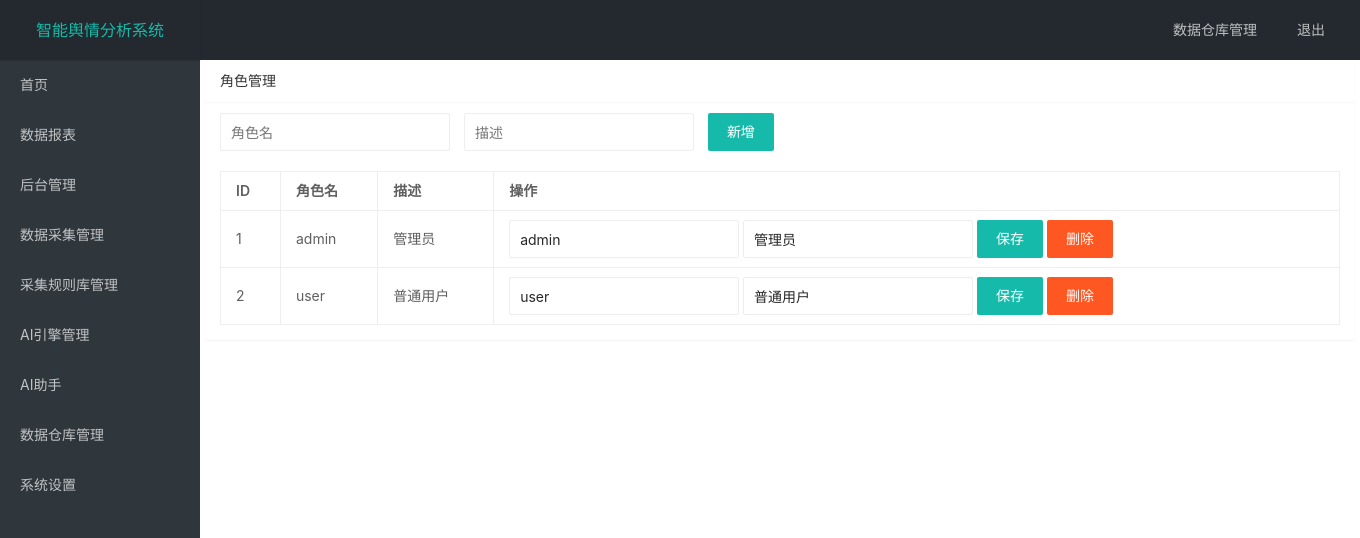
The page /admin/roles (signed in) on the database its author committed.
### tables this page shows
CREATE TABLE settings (
  id INTEGER PRIMARY KEY AUTOINCREMENT,
  app_name TEXT,
  logo_path TEXT
);

CREATE TABLE roles (
  id INTEGER PRIMARY KEY AUTOINCREMENT,
  name TEXT UNIQUE NOT NULL,
  description TEXT
);

### app/admin.py (the view, shortened to what this page needs)
@bp.route('/roles', methods=['GET','POST'])
@login_required
@role_required('admin')
def roles():
    db = get_db()
    roles = db.execute('SELECT id, name, description FROM roles').fetchall()
    return render_template('admin/roles.html', roles=roles)

### app/__init__.py (called while the page is built)
def create_app():
    app = Flask(__name__, static_folder='../static', template_folder='../templates')
    app.config['DATABASE'] = os.path.join(app.root_path, 'app.db')
    app.secret_key = os.environ.get('SECRET_KEY', 'dev')
    init_db(app)
    app.register_blueprint(bp)
    app.register_blueprint(auth_bp, url_prefix='/auth')
    app.register_blueprint(admin_bp, url_prefix='/admin')
    @app.context_processor
    def inject_settings():
        db = get_db()
        row = db.execute('SELECT app_name, logo_path FROM settings LIMIT 1').fetchone()
        return {
            'app_name': (row['app_name'] if row else '政企智能舆情分析报告生成'),
            'logo_path': (row['logo_path'] if row else None)
        }
    return app

### app/auth.py (called while the page is built)
def login_required(f):
    @wraps(f)
    def wrapped(*args, **kwargs):
        if not session.get('user_id'):
            return redirect(url_for('auth.login'))
        return f(*args, **kwargs)
    return wrapped

def role_required(role):
    def decorator(f):
        @wraps(f)
        def wrapped(*args, **kwargs):
            if session.get('role') != role:
                return redirect(url_for('main.index'))
            return f(*args, **kwargs)
        return wrapped
    return decorator

### app/db.py (called while the page is built)
def get_db():
    if 'db' not in g:
        g.db = sqlite3.connect(current_app.config['DATABASE'])
        g.db.row_factory = sqlite3.Row
    return g.db

### templates/admin/roles.html
{% extends 'base.html' %}
{% block content %}
<div class="layui-card">
  <div class="layui-card-header">角色管理</div>
  <div class="layui-card-body">
    <form class="layui-form" method="post">
      <div class="layui-form-item">
        <div class="layui-inline"><input type="text" name="name" placeholder="角色名" class="layui-input"></div>
        <div class="layui-inline"><input type="text" name="desc" placeholder="描述" class="layui-input"></div>
        <div class="layui-inline"><button class="layui-btn" lay-submit>新增</button></div>
      </div>
    </form>
    <table class="layui-table">
      <thead><tr><th>ID</th><th>角色名</th><th>描述</th><th>操作</th></tr></thead>
      <tbody>
        {% for r in roles %}
        <tr>
          <td>{{ r.id }}</td>
          <td>{{ r.name }}</td>
          <td>{{ r.description or '' }}</td>
          <td>
            <form class="layui-form" method="post" action="{{ url_for('admin.update_role', role_id=r.id) }}">
              <div class="layui-inline"><input type="text" name="name" value="{{ r.name }}" class="layui-input"></div>
              <div class="layui-inline"><input type="text" name="desc" value="{{ r.description or '' }}" class="layui-input"></div>
              <div class="layui-inline"><button class="layui-btn" lay-submit>保存</button></div>
              <a class="layui-btn layui-btn-danger" href="{{ url_for('admin.delete_role', role_id=r.id) }}">删除</a>
            </form>
          </td>
        </tr>
        {% endfor %}
      </tbody>
    </table>
  </div>
</div>
{% endblock %}

### templates/base.html (shortened to what this page needs)
<!doctype html>
<html>
<head>
<link rel="stylesheet" href="{{ url_for('static', filename='layui/css/layui.css') }}">
</head>
<body class="layui-layout-body">
<div class="layui-layout layui-layout-admin">
<div class="layui-header">
<div class="layui-logo">{{ app_name }}</div>
<ul class="layui-nav layui-layout-right">
<li class="layui-nav-item"><a href="{{ url_for('admin.warehouse') }}">数据仓库管理</a></li>
<li class="layui-nav-item"><a href="{{ url_for('auth.logout') }}">退出</a></li>
</ul>
</div>
<div class="layui-side layui-bg-black">
<div class="layui-side-scroll">
<ul class="layui-nav layui-nav-tree">
<li class="layui-nav-item"><a href="{{ url_for('main.index') }}">首页</a></li>
<li class="layui-nav-item"><a href="{{ url_for('main.reports') }}">数据报表</a></li>
{% if session.get('role') == 'admin' %}
<li class="layui-nav-item"><a href="{{ url_for('admin.index') }}">后台管理</a></li>
{% endif %}
<li class="layui-nav-item"><a href="{{ url_for('admin.crawls') }}">数据采集管理</a></li>
<li class="layui-nav-item"><a href="{{ url_for('admin.rulelib') }}">采集规则库管理</a></li>
<li class="layui-nav-item"><a href="{{ url_for('admin.ai_engines') }}">AI引擎管理</a></li>
<li class="layui-nav-item"><a href="{{ url_for('admin.ai_assistants') }}">AI助手</a></li>
<li class="layui-nav-item"><a href="{{ url_for('admin.warehouse') }}">数据仓库管理</a></li>
<li class="layui-nav-item"><a href="{{ url_for('admin.settings') }}">系统设置</a></li>
</ul>
</div>
</div>
<div class="layui-body">
<div class="layui-container">
{% block content %}{% endblock %}
</div>
</div>
</div>
</body>
</html>

### rows shown on the page
settings: app_name "智能舆情分析系统"
roles: id "1", name "admin", description "管理员", desc "管理员"
roles: id "2", name "user", description "普通用户", desc "普通用户"
